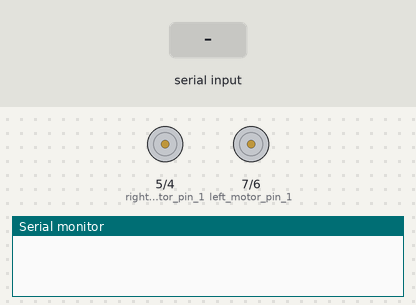
The sketch below on a simulated Arduino Uno, built with avr-gcc and run on an emulated ATmega328P. Shown: motor-driver pin pairs drawn as motors (green arrow = first pin HIGH = forward, orange = second pin HIGH = backward, longer = more drive), the last lines printed to the serial monitor. The inputs (shaded band) are chosen by the test bench.

Above: at 1.2 s.
1.3 s: "F" received over the second serial link
At 2.3 s:
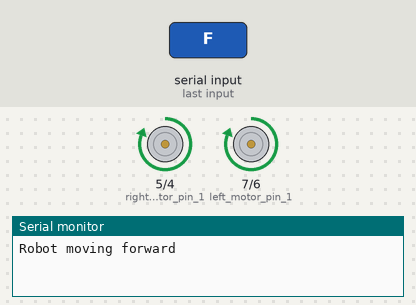
2.8 s: "B" received over the second serial link
At 3.5 s:
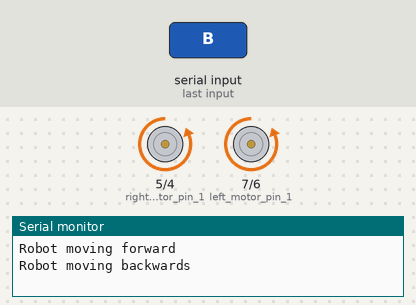
4.3 s: "L" received over the second serial link
At 4.6 s:
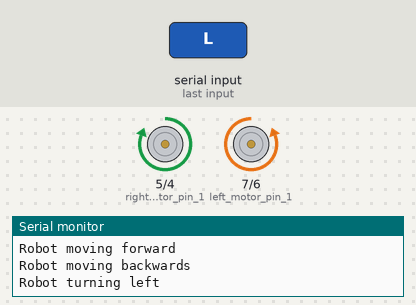
5.8 s: "R" received over the second serial link
At 6.9 s:
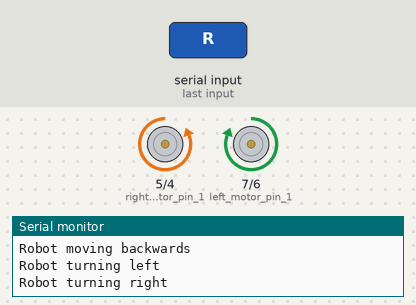
Timing chart, 0 to 8.3 s (numbered marks = the images above; inputs shaded):
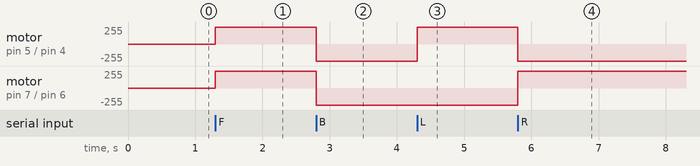

Measured:
- after the input at 1.3 s, motor on pin 5 (right_motor_pin_1) / pin 4 (right_motor_pin_2), motor on pin 7 (left_motor_pin_1) / pin 6 (left_motor_pin_2): stopped → forward 255/255 at once
- after the input at 2.8 s, motor on pin 5 (right_motor_pin_1) / pin 4 (right_motor_pin_2), motor on pin 7 (left_motor_pin_1) / pin 6 (left_motor_pin_2): forward 255/255 → backward 255/255 at once
- after the input at 4.3 s, motor on pin 5 (right_motor_pin_1) / pin 4 (right_motor_pin_2): backward 255/255 → forward 255/255 at once
- after the input at 5.8 s, motor on pin 5 (right_motor_pin_1) / pin 4 (right_motor_pin_2): forward 255/255 → backward 255/255 at once; motor on pin 7 (left_motor_pin_1) / pin 6 (left_motor_pin_2): backward 255/255 → forward 255/255 at once

The sketch:

Program_13-Smartphone_Controlled_Robot.ino
```cpp
#include <SoftwareSerial.h>

SoftwareSerial mySerial(2,3);   // turns digital pin 2 as RX and pin 3 as TX

int left_motor_pin_1 = 7;    // Declare variable to store pin value connected to left motor driver pin 1
int left_motor_pin_2 = 6;    // Declare variable to store pin value connected to left motor driver pin 2

int right_motor_pin_1 = 5;    // Declare variable to store pin value connected to right motor driver pin 1
int right_motor_pin_2 = 4;    // Declare variable to store pin value connected to right motor driver pin 2

void setup() {
  Serial.begin(9600);   // sets the serial baud rate to 9600
  mySerial.begin(38400);   // sets the serial baid rate for android to bluetooth module connection to 38400

  pinMode(left_motor_pin_1, OUTPUT); // set left motor pin 1 as OUTPUT
  pinMode(left_motor_pin_2, OUTPUT); // set left motor pin 2 as OUTPUT

  pinMode(right_motor_pin_1, OUTPUT); // set right motor pin 1 as OUTPUT
  pinMode(right_motor_pin_2, OUTPUT); // set right motor pin 2 as OUTPUT
}

char data;    // character data type used to store data received from Smartphone

void loop() {
  if(mySerial.available()){   // checks if data is being sent via smartphone

    data = mySerial.read();   // reads the data from smartphone and stores into 'data' character variable type

    if(data == 'F'){    // check if Up arrow has been pressed on Android App
      goFront();    // if yes, move robot in front direction
    }
    else if(data == 'B'){   // check Down Back arrow has been pressed on Android App
      reverse();    // if yes, move robot in reverse direction
    }
    else if(data == 'L'){   // check if Left arrow has been pressed on Android App
      turnLeft();   // if yes, move robot in left direction
    }
    else if(data == 'R'){   // check if Right arrow has been pressed on Android App
      turnRight();    // if yes, move robot in right direction
    }
    else if(data == 'S'){   // check if any of the arrows has been pressed and then released on Android App
      stopRobot();    // if yes, stop the robot
    }
  }
}


void goFront() {  // this function moves robot in front direction
  digitalWrite(right_motor_pin_1, HIGH);   // supplies 5V to right motor pin 1
  digitalWrite(right_motor_pin_2, LOW);   // supplies 0V to right motor pin 2

  digitalWrite(left_motor_pin_1, HIGH);   // supplies 5V to left motor pin 1
  digitalWrite(left_motor_pin_2, LOW);   // supplies 0V to left motor pin 2

  Serial.println("Robot moving forward");   // prints 'Robot moving forward' on Serial Monitor
}

void reverse() {  // this function moves robot reverse
  digitalWrite(right_motor_pin_1, LOW);   // supplies 0V to right motor pin 1
  digitalWrite(right_motor_pin_2, HIGH);   // supplies 5V to right motor pin 2

  digitalWrite(left_motor_pin_1, LOW);   // supplies 0V to left motor pin 1
  digitalWrite(left_motor_pin_2, HIGH);   // supplies 5V to left motor pin 2

  Serial.println("Robot moving backwards");   // prints 'Robot moving backwards' on Serial Monitor
}

void turnLeft() {  // this function turns robot in left direction
  digitalWrite(right_motor_pin_1, HIGH);   // supplies 5V to right motor pin 1
  digitalWrite(right_motor_pin_2, LOW);   // supplies 0V to right motor pin 2

  digitalWrite(left_motor_pin_1, LOW);   // supplies 0V to left motor pin 1
  digitalWrite(left_motor_pin_2, HIGH);   // supplies 5V to left motor pin 2

  Serial.println("Robot turning left");   // prints 'Robot turing left' on Serial Monitor
}

void turnRight() {  // this function turns robot in right direction
  digitalWrite(right_motor_pin_1, LOW);   // supplies 0V to right motor pin 1
  digitalWrite(right_motor_pin_2, HIGH);   // supplies 5V to right motor pin 2

  digitalWrite(left_motor_pin_1, HIGH);   // supplies 5V to left motor pin 1
  digitalWrite(left_motor_pin_2, LOW);   // supplies 0V to left motor pin 2

  Serial.println("Robot turning right");    // prints 'Robot turning right' on Serial Monitor
}

void stopRobot() {  // this function turns robot in right direction
  digitalWrite(right_motor_pin_1, LOW);   // supplies 0V to right motor pin 1
  digitalWrite(right_motor_pin_2, LOW);   // supplies 0V to right motor pin 2

  digitalWrite(left_motor_pin_1, LOW);   // supplies 0V to left motor pin 1
  digitalWrite(left_motor_pin_2, LOW);   // supplies 0V to left motor pin 2

  Serial.println("Robot Stopped");  // prints 'Robot Stopped on Serial Monitor
}
```
